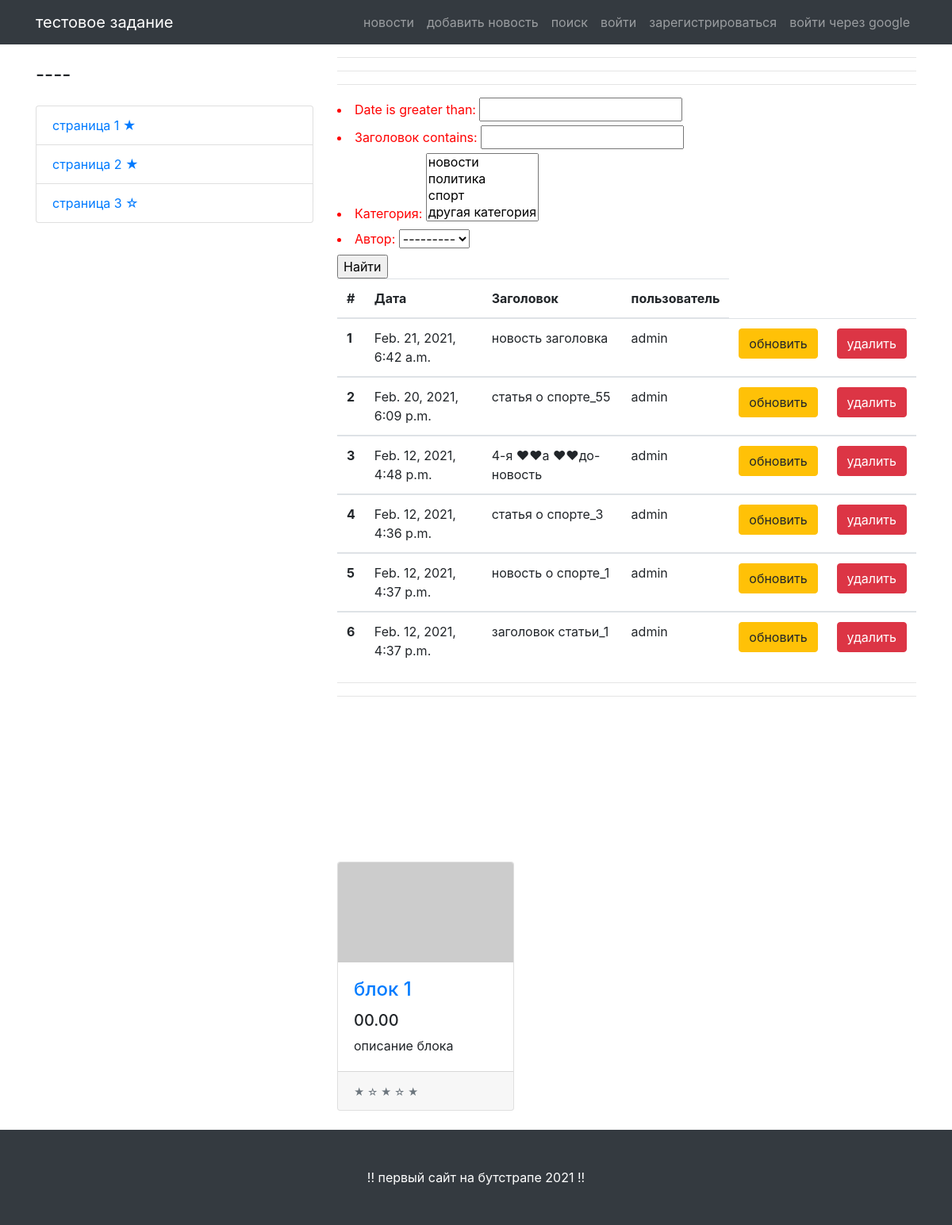
Page /news/search/ on the earlier database version.
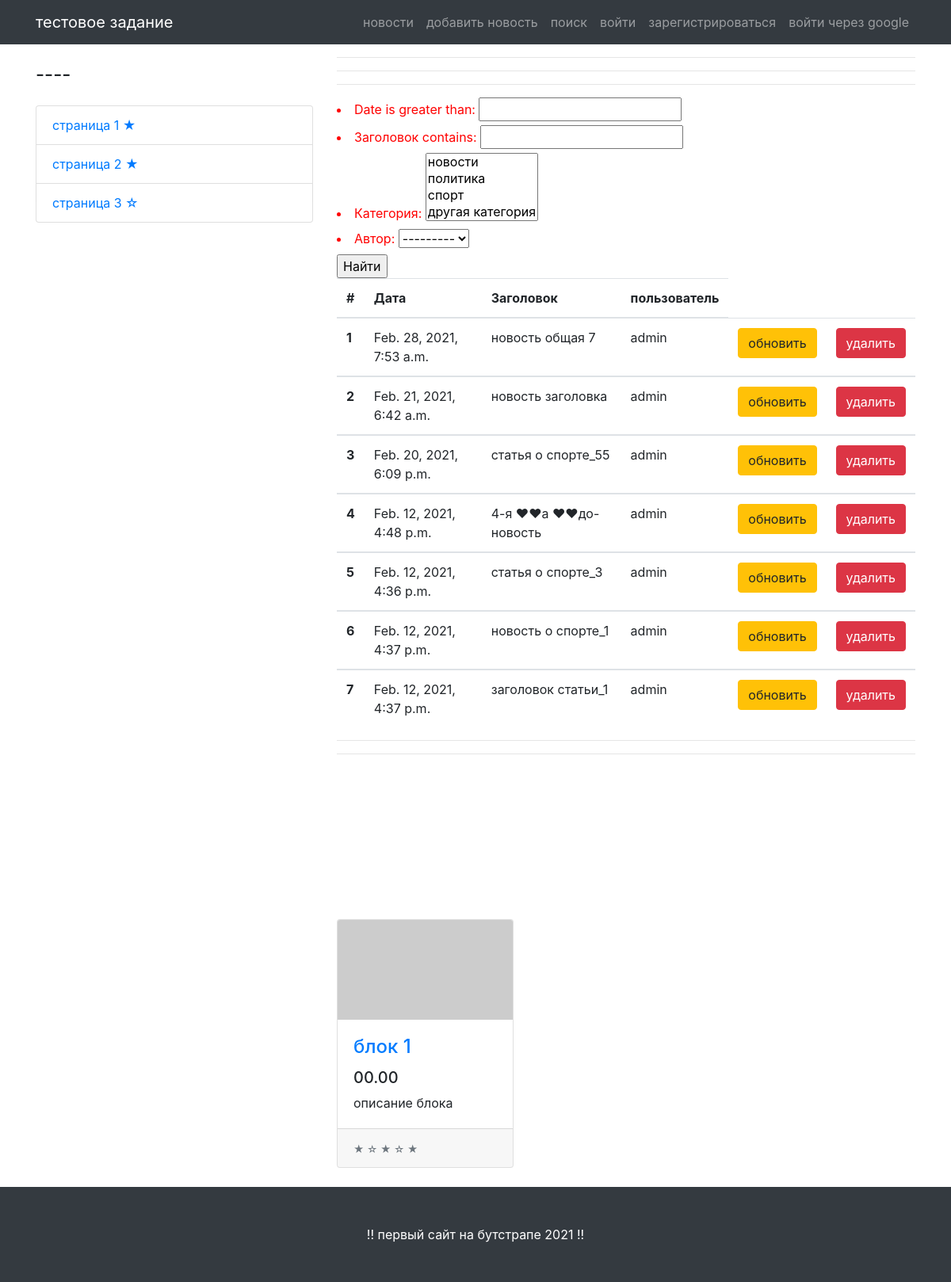
Same page on the later database version.
### news/models.py (models this page shows, shortened)
class Post(models.Model):
	ch = [
	('s', 'статья'),
	('h', 'новость'),
	]
	author = models.ForeignKey(Author, on_delete = models.CASCADE, verbose_name='автор')
	choice = models.CharField(max_length=1, choices=ch, verbose_name='выбор')
	date = models.DateTimeField(auto_now=True)
	category = models.ManyToManyField(Category, verbose_name='категория')
	title = models.CharField(max_length=255, verbose_name='заголовок')
	content = models.TextField(verbose_name='контент')
	raiting = models.IntegerField(default=0)

class Author(models.Model):
	user = models.OneToOneField(User, max_length=100, on_delete = models.CASCADE)
	reit = models.IntegerField(default=0)
	def __str__(self):
		return self.user.username

### news/views.py (the view)
# urls.py: path('search/', ProductSearch.as_view(), name='search'),
class ProductSearch(ListView):
	model = Post
	template_name = 'search_posts.html'
	context_object_name = 'products'
	queryset = Post.objects.order_by('-id')
	form_class = PostForm
	def get_context_data(self, **kwargs):
		context = super().get_context_data(**kwargs)
		context['filter'] = PostFilter(self.request.GET, queryset=self.get_queryset())
		context['form'] = PostForm()
		return context

### news/forms.py
class PostForm(forms.ModelForm):
	class Meta:
		model = Post
		fields = ['author', 'choice', 'category', 'title', 'content']
		widgets = {
			'author': forms.Select(attrs={'class': 'form-control'}),
			'choice': forms.Select(attrs={'class': 'form-control'}),
			'category': forms.SelectMultiple(attrs={'class': 'form-control'}),
			'title': forms.TextInput(attrs={'class': 'form-control'}),
			'content': forms.Textarea(attrs={'class': 'form-control', 'rows': 5}),
		}

### news/models.py (called while the page is built)
	def __str__(self):
		return self.category

### simpleapp/templatetags/custom_filters.py (called while the page is built)
@register.filter(name='Censor')
def Censor(value):
	if isinstance(value, str):
		a = ['ху', 'пизд', 'нах', 'жоп', 'ебл', 'бля']
		for i in a:
			value = re.sub(f'{i}', '♥♥', value)
	return value

### templates/search_posts.html (shortened to what this page needs)
{% extends 'flatpages/default.html' %}
{% load custom_filters %}
{% load static %}
{% block content %}
<div class='form1'>
<form method="GET">
    {{ filter.form.as_ul }}
    <input type="submit" value="Найти">
</form>
</div>
<table class="table">
  <thead>
    <tr>
      <th scope="col">#</th>
      <th scope="col">Дата</th>
      <th scope="col">Заголовок</th>
      <th scope="col">пользователь</th>
    </tr>
  </thead>
  {% for product in filter.qs %}
  <tbody>
    <tr>
      <th scope="row">{{ forloop.counter }}</th>
      <td>{{ product.date }}</td>
      <td>{{ product.title|Censor }}</td>
      <td>{{ product.author }}</td>
      <td><a href="{% url 'update' pk=product.pk %}"><button type="button" class="btn btn-warning">обновить</button></a></td>
      <td><a href="{% url 'delete' pk=product.pk %}"><button type="button" class="btn btn-danger">удалить</button></a></td>
    </tr>
  </tbody>
  {% endfor %}
</table>
<hr><hr>
{% endblock content %}

Differences in the rows shown:
added Post: date "Feb. 28, 2021, 7:53 a.m.", title|Censor "новость общая 7", author "admin"
